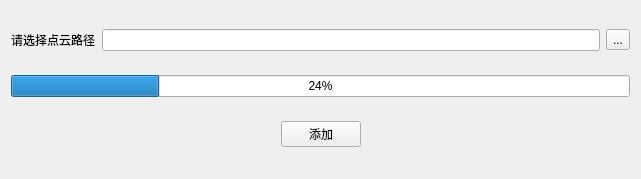
<?xml version="1.0" encoding="UTF-8"?>
<ui version="4.0">
 <class>dlgAddPointCloud</class>
 <widget class="QWidget" name="dlgAddPointCloud">
  <property name="geometry">
   <rect>
    <x>0</x>
    <y>0</y>
    <width>641</width>
    <height>179</height>
   </rect>
  </property>
  <property name="windowTitle">
   <string>添加点云文件</string>
  </property>
  <layout class="QGridLayout" name="gridLayout_3">
   <item row="0" column="0">
    <layout class="QGridLayout" name="gridLayout">
     <item row="0" column="0">
      <widget class="QLabel" name="label">
       <property name="text">
        <string>请选择点云路径</string>
       </property>
      </widget>
     </item>
     <item row="0" column="1">
      <widget class="QLineEdit" name="lineEdit">
       <property name="readOnly">
        <bool>true</bool>
       </property>
      </widget>
     </item>
     <item row="0" column="2">
      <widget class="QToolButton" name="toolButton">
       <property name="text">
        <string>...</string>
       </property>
      </widget>
     </item>
    </layout>
   </item>
   <item row="1" column="0">
    <widget class="QProgressBar" name="progressBar">
     <property name="value">
      <number>24</number>
     </property>
    </widget>
   </item>
   <item row="2" column="0">
    <layout class="QGridLayout" name="gridLayout_2">
     <item row="0" column="0">
      <spacer name="horizontalSpacer_5">
       <property name="orientation">
        <enum>Qt::Horizontal</enum>
       </property>
       <property name="sizeHint" stdset="0">
        <size>
         <width>40</width>
         <height>20</height>
        </size>
       </property>
      </spacer>
     </item>
     <item row="0" column="1">
      <widget class="QPushButton" name="pushButton">
       <property name="text">
        <string>添加</string>
       </property>
      </widget>
     </item>
     <item row="0" column="2">
      <spacer name="horizontalSpacer_6">
       <property name="orientation">
        <enum>Qt::Horizontal</enum>
       </property>
       <property name="sizeHint" stdset="0">
        <size>
         <width>40</width>
         <height>20</height>
        </size>
       </property>
      </spacer>
     </item>
    </layout>
   </item>
  </layout>
 </widget>
 <layoutdefault spacing="6" margin="11"/>
 <resources/>
 <connections/>
</ui>
